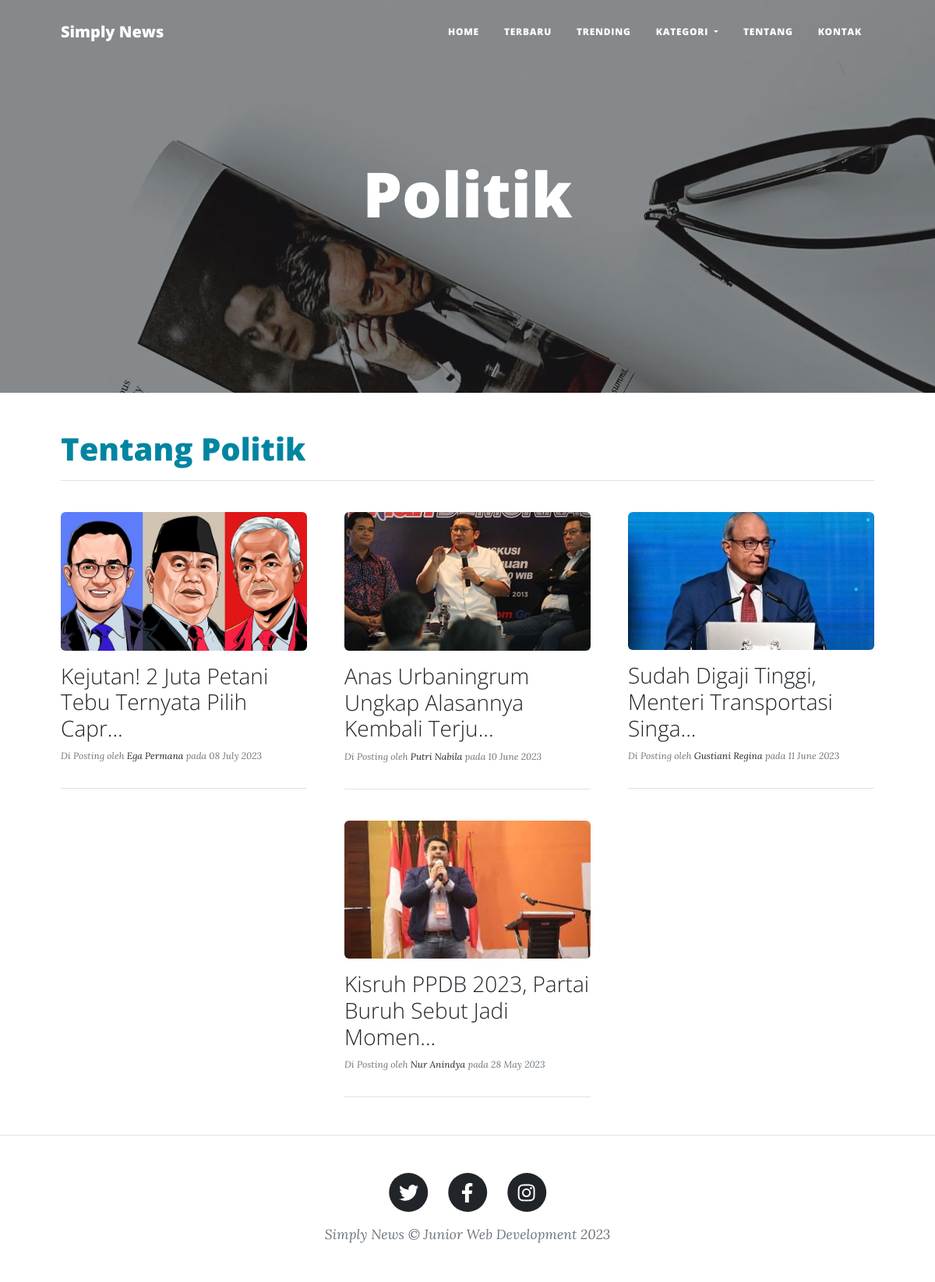
Page /kategori/index.php?aksi=show&&id=2 on the committed database.
### tables this page shows
CREATE TABLE `kategori` (
  `id_kategori` int(11) NOT NULL,
  `namaKategori` varchar(50) NOT NULL
);

CREATE TABLE `postingan` (
  `id_postingan` int(11) NOT NULL,
  `judul` varchar(100) NOT NULL,
  `isi` text NOT NULL,
  `gambar` text NOT NULL,
  `tgl_posting` date NOT NULL,
  `id_kategori` int(11) NOT NULL,
  `id_penulis` int(11) NOT NULL,
  `waktu_posting` time NOT NULL,
  `kunjungan` int(11) DEFAULT NULL
);

CREATE TABLE `user` (
  `id_user` int(11) NOT NULL,
  `namaLengkap` varchar(100) NOT NULL,
  `username` varchar(100) NOT NULL,
  `password` text NOT NULL,
  `level` varchar(50) DEFAULT NULL
);

### kategori/index.php (the view, shortened to what this page needs)
<?php
$id = $_GET['id'];
include "../admin/database/database.php";
$query = mysqli_query($conn, "SELECT * FROM kategori
                              INNER JOIN postingan ON kategori.id_kategori = postingan.id_kategori
                              INNER JOIN user ON postingan.id_penulis = user.id_user
                              WHERE kategori.id_kategori = '$id'");
$row = mysqli_fetch_array($query);
include "../menu/header.php";
?>
<header class="masthead" style="background-image: url('../menu/src/assets/img/koran.webp'); background-attachment: fixed;">
  <div class="container position-relative px-4 px-lg-5">
    <div class="row gx-4 gx-lg-5 justify-content-center">
      <div class="col-md-10 col-lg-8 col-xl-7">
        <div class="site-heading">
          <h1 id="terbaru"><?= $row['namaKategori']; ?></h1>
        </div>
      </div>
    </div>
  </div>
</header>
<div class="container px-4 px-lg-5">
  <h1 class="text-primary">Tentang <?= $row['namaKategori']; ?></h1>
  <hr class="my-10" />
  <div class="row gx-4 gx-lg-5 justify-content-center mt-4 mb-4">
    <?php
    $query = mysqli_query($conn, "SELECT * FROM postingan INNER JOIN kategori ON postingan.id_kategori = kategori.id_kategori INNER JOIN user ON postingan.id_penulis = user.id_user WHERE kategori.id_kategori = $id ORDER BY kategori.id_kategori ASC");
    while ($row = mysqli_fetch_array($query)) {
      $judul = $row['judul'];
      $judul_terpotong = (strlen($judul) > 20) ? substr($judul, 0, 47) . '...' : $judul;
    ?>
      <div class="col-md-10 col-lg-6 col-xl-4">
        <div class="post-preview">
          <div class="row mt-3">
            <div class="col">
              <img class="rounded mx-auto d-block mb-3" width="100%" src="../admin/public/imagesBerita/<?= $row['gambar']; ?>" class="img-fluid" alt="...">
            </div>
          </div>
          <a href="<?= "/simplynews/read/index.php?aksi=show&&id=$row[id_postingan]"; ?>">
            <h3 class="post-subtitle">
              <?= $judul_terpotong; ?>
            </h3>
          </a>
          <p class="post-meta" style="font-size: 12px;">
            Di Posting oleh
            <a href="#!"><?= $row['namaLengkap']; ?></a>
            pada <?= date('d F Y', strtotime($row['tgl_posting'])); ?>
          </p>
        </div>
        <hr class="my-4" />
      </div>
    <?php
    }
    ?>
  </div>
</div>
<?php
include "../menu/footer.php";
?>

### menu/header.php (shortened to what this page needs)
<!DOCTYPE html>
<html lang="en">
<head>
    <link rel="stylesheet" href="https://cdn.jsdelivr.net/npm/bootstrap@4.6.2/dist/css/bootstrap.min.css">
    <link href="../menu/src/css/styles.css" rel="stylesheet" />
</head>
<body>
    <nav class="navbar navbar-expand-lg navbar-light" id="mainNav">
        <div class="container px-4 px-lg-5">
            <a class="navbar-brand" href="../home/">Simply News</a>
            <div class="collapse navbar-collapse" id="navbarResponsive">
                <ul class="navbar-nav ms-auto py-4 py-lg-0">
                    <li class="nav-item"><a class="nav-link px-lg-3 py-3 py-lg-4" href="../home/">Home</a></li>
                    <li class="nav-item"><a class="nav-link px-lg-3 py-3 py-lg-4" href="../terbaru/">Terbaru</a></li>
                    <li class="nav-item"><a class="nav-link px-lg-3 py-3 py-lg-4" href="../trending/">Trending</a></li>
                    <li class="nav-item dropdown">
                        <a class="nav-link dropdown-toggle px-lg-3 py-3 py-lg-4" href="#" role="button" data-toggle="dropdown" aria-expanded="false">
                            Kategori
                        </a>
                    </li>
                    <li class="nav-item"><a class="nav-link px-lg-3 py-3 py-lg-4" href="../tentang/">Tentang</a></li>
                    <li class="nav-item"><a class="nav-link px-lg-3 py-3 py-lg-4" href="../kontak/">Kontak</a></li>
                </ul>
            </div>
        </div>
    </nav>

### menu/footer.php (shortened to what this page needs)
<footer class="border-top">
  <div class="container px-4 px-lg-5">
    <div class="row gx-4 gx-lg-5 justify-content-center">
      <div class="col-md-10 col-lg-8 col-xl-7">
        <ul class="list-inline text-center">
          <li class="list-inline-item">
            <a href="#!">
              <span class="fa-stack fa-lg">
                <i class="fas fa-circle fa-stack-2x"></i>
                <i class="fab fa-twitter fa-stack-1x fa-inverse"></i>
              </span>
            </a>
          </li>
          <li class="list-inline-item">
            <a href="#!">
              <span class="fa-stack fa-lg">
                <i class="fas fa-circle fa-stack-2x"></i>
                <i class="fab fa-facebook-f fa-stack-1x fa-inverse"></i>
              </span>
            </a>
          </li>
          <li class="list-inline-item">
            <a href="#!">
              <span class="fa-stack fa-lg">
                <i class="fas fa-circle fa-stack-2x"></i>
                <i class="fab fa-instagram fa-stack-1x fa-inverse"></i>
              </span>
            </a>
          </li>
        </ul>
        <div class="small text-center text-muted fst-italic">Simply News &copy; Junior Web Development 2023</div>
      </div>
    </div>
  </div>
</footer>
</body>
</html>

### rows in the picture
kategori: namaKategori "Politik"
postingan: gambar (picture), judul "Kejutan! 2 Juta Petani Tebu Ternyata Pilih Capr...", user.namaLengkap "Ega Permana", tgl_posting "08 July 2023"
postingan: gambar (picture), judul "Anas Urbaningrum Ungkap Alasannya Kembali Terju...", user.namaLengkap "Putri Nabila", tgl_posting "10 June 2023"
postingan: gambar (picture), judul "Sudah Digaji Tinggi, Menteri Transportasi Singa...", user.namaLengkap "Gustiani Regina", tgl_posting "11 June 2023"
postingan: gambar (picture), judul "Kisruh PPDB 2023, Partai Buruh Sebut Jadi Momen...", user.namaLengkap "Nur Anindya", tgl_posting "28 May 2023"
